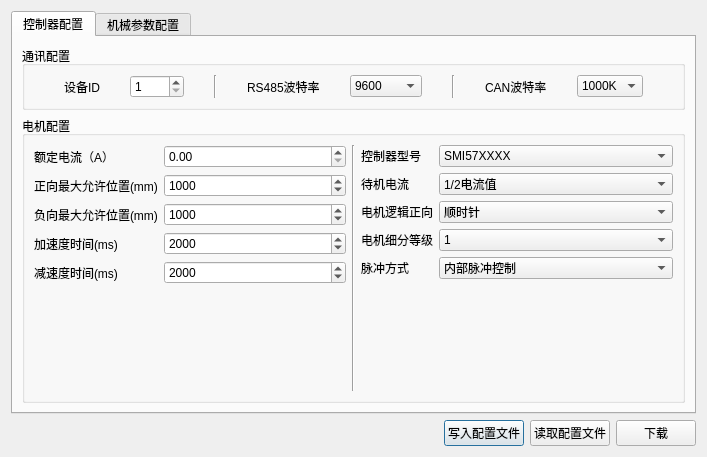
<?xml version="1.0" encoding="UTF-8"?>
<ui version="4.0">
 <class>ConfigDialog</class>
 <widget class="QDialog" name="ConfigDialog">
  <property name="geometry">
   <rect>
    <x>0</x>
    <y>0</y>
    <width>644</width>
    <height>457</height>
   </rect>
  </property>
  <property name="windowTitle">
   <string>Dialog</string>
  </property>
  <layout class="QVBoxLayout" name="verticalLayout">
   <item>
    <widget class="QTabWidget" name="tabWidget">
     <property name="currentIndex">
      <number>0</number>
     </property>
     <widget class="QWidget" name="tab">
      <attribute name="title">
       <string>控制器配置</string>
      </attribute>
      <layout class="QVBoxLayout" name="verticalLayout_3">
       <item>
        <layout class="QVBoxLayout" name="verticalLayout_2" stretch="0,1">
         <item>
          <widget class="QGroupBox" name="groupBox">
           <property name="title">
            <string>通讯配置</string>
           </property>
           <layout class="QHBoxLayout" name="horizontalLayout_5">
            <property name="spacing">
             <number>30</number>
            </property>
            <item>
             <layout class="QHBoxLayout" name="horizontalLayout_2">
              <property name="leftMargin">
               <number>30</number>
              </property>
              <item>
               <widget class="QLabel" name="label_9">
                <property name="text">
                 <string>设备ID</string>
                </property>
               </widget>
              </item>
              <item>
               <widget class="QSpinBox" name="deviceID">
                <property name="statusTip">
                 <string>分为1至32等级</string>
                </property>
                <property name="minimum">
                 <number>1</number>
                </property>
                <property name="maximum">
                 <number>1000</number>
                </property>
               </widget>
              </item>
             </layout>
            </item>
            <item>
             <widget class="Line" name="line_2">
              <property name="orientation">
               <enum>Qt::Vertical</enum>
              </property>
             </widget>
            </item>
            <item>
             <layout class="QHBoxLayout" name="horizontalLayout_3">
              <item>
               <widget class="QLabel" name="label_7">
                <property name="statusTip">
                 <string>1, 2, 4, 8, 16, 32, 64, 128, 256</string>
                </property>
                <property name="text">
                 <string>RS485波特率</string>
                </property>
               </widget>
              </item>
              <item>
               <widget class="QComboBox" name="rs485Baud">
                <property name="toolTip">
                 <string/>
                </property>
                <property name="statusTip">
                 <string>细分等级分别为1, 2, 4, 8, 16, 32, 64, 128, 256</string>
                </property>
                <property name="editable">
                 <bool>false</bool>
                </property>
                <property name="currentText">
                 <string>9600</string>
                </property>
                <property name="currentIndex">
                 <number>4</number>
                </property>
                <property name="maxVisibleItems">
                 <number>5</number>
                </property>
                <item>
                 <property name="text">
                  <string>115200</string>
                 </property>
                </item>
                <item>
                 <property name="text">
                  <string>57600</string>
                 </property>
                </item>
                <item>
                 <property name="text">
                  <string>38400</string>
                 </property>
                </item>
                <item>
                 <property name="text">
                  <string>19200</string>
                 </property>
                </item>
                <item>
                 <property name="text">
                  <string>9600</string>
                 </property>
                </item>
                <item>
                 <property name="text">
                  <string>4800</string>
                 </property>
                </item>
               </widget>
              </item>
             </layout>
            </item>
            <item>
             <widget class="Line" name="line_3">
              <property name="orientation">
               <enum>Qt::Vertical</enum>
              </property>
             </widget>
            </item>
            <item>
             <layout class="QHBoxLayout" name="horizontalLayout_4">
              <property name="rightMargin">
               <number>30</number>
              </property>
              <item>
               <widget class="QLabel" name="label_8">
                <property name="statusTip">
                 <string>1, 2, 4, 8, 16, 32, 64, 128, 256</string>
                </property>
                <property name="text">
                 <string>CAN波特率</string>
                </property>
               </widget>
              </item>
              <item>
               <widget class="QComboBox" name="canBaud">
                <property name="toolTip">
                 <string/>
                </property>
                <property name="statusTip">
                 <string>细分等级分别为1, 2, 4, 8, 16, 32, 64, 128, 256</string>
                </property>
                <property name="editable">
                 <bool>false</bool>
                </property>
                <property name="currentText">
                 <string>1000K</string>
                </property>
                <property name="maxVisibleItems">
                 <number>5</number>
                </property>
                <item>
                 <property name="text">
                  <string>1000K</string>
                 </property>
                </item>
                <item>
                 <property name="text">
                  <string>500K</string>
                 </property>
                </item>
                <item>
                 <property name="text">
                  <string>250K</string>
                 </property>
                </item>
                <item>
                 <property name="text">
                  <string>125K</string>
                 </property>
                </item>
                <item>
                 <property name="text">
                  <string>100K</string>
                 </property>
                </item>
                <item>
                 <property name="text">
                  <string>50K</string>
                 </property>
                </item>
               </widget>
              </item>
             </layout>
            </item>
           </layout>
          </widget>
         </item>
         <item>
          <widget class="QGroupBox" name="groupBoxServo">
           <property name="title">
            <string>电机配置</string>
           </property>
           <layout class="QHBoxLayout" name="horizontalLayout">
            <item>
             <layout class="QFormLayout" name="formLayout">
              <item row="0" column="0">
               <widget class="QLabel" name="label_5">
                <property name="text">
                 <string>额定电流（A）</string>
                </property>
               </widget>
              </item>
              <item row="0" column="1">
               <widget class="QDoubleSpinBox" name="elecGrade"/>
              </item>
              <item row="1" column="0">
               <widget class="QLabel" name="label_3">
                <property name="text">
                 <string>正向最大允许位置(mm)</string>
                </property>
               </widget>
              </item>
              <item row="1" column="1">
               <widget class="QSpinBox" name="maximumPositive">
                <property name="statusTip">
                 <string>分为1至32等级</string>
                </property>
                <property name="minimum">
                 <number>1</number>
                </property>
                <property name="maximum">
                 <number>1000000</number>
                </property>
                <property name="singleStep">
                 <number>100</number>
                </property>
                <property name="value">
                 <number>1000</number>
                </property>
               </widget>
              </item>
              <item row="2" column="0">
               <widget class="QLabel" name="label_16">
                <property name="text">
                 <string>负向最大允许位置(mm)</string>
                </property>
               </widget>
              </item>
              <item row="2" column="1">
               <widget class="QSpinBox" name="maximumNegative">
                <property name="minimum">
                 <number>-1000000</number>
                </property>
                <property name="maximum">
                 <number>1000000</number>
                </property>
                <property name="singleStep">
                 <number>100</number>
                </property>
                <property name="value">
                 <number>1000</number>
                </property>
               </widget>
              </item>
              <item row="3" column="0">
               <widget class="QLabel" name="label_18">
                <property name="text">
                 <string>加速度时间(ms)</string>
                </property>
               </widget>
              </item>
              <item row="3" column="1">
               <widget class="QSpinBox" name="servoAccTime">
                <property name="statusTip">
                 <string>1-99</string>
                </property>
                <property name="maximum">
                 <number>10000</number>
                </property>
                <property name="value">
                 <number>2000</number>
                </property>
               </widget>
              </item>
              <item row="4" column="0">
               <widget class="QLabel" name="label_19">
                <property name="text">
                 <string>减速度时间(ms)</string>
                </property>
               </widget>
              </item>
              <item row="4" column="1">
               <widget class="QSpinBox" name="servoDecTime">
                <property name="statusTip">
                 <string>1-99</string>
                </property>
                <property name="maximum">
                 <number>10000</number>
                </property>
                <property name="value">
                 <number>2000</number>
                </property>
               </widget>
              </item>
             </layout>
            </item>
            <item>
             <widget class="Line" name="line">
              <property name="orientation">
               <enum>Qt::Vertical</enum>
              </property>
             </widget>
            </item>
            <item>
             <layout class="QFormLayout" name="formLayout_2">
              <item row="0" column="0">
               <widget class="QLabel" name="label_11">
                <property name="text">
                 <string>控制器型号</string>
                </property>
               </widget>
              </item>
              <item row="0" column="1">
               <widget class="QComboBox" name="paneType">
                <item>
                 <property name="text">
                  <string>SMI57XXXX</string>
                 </property>
                </item>
                <item>
                 <property name="text">
                  <string>SMI42XXXX</string>
                 </property>
                </item>
               </widget>
              </item>
              <item row="1" column="0">
               <widget class="QLabel" name="label_2">
                <property name="text">
                 <string>待机电流</string>
                </property>
               </widget>
              </item>
              <item row="1" column="1">
               <widget class="QComboBox" name="elecContrl">
                <property name="toolTip">
                 <string/>
                </property>
                <property name="statusTip">
                 <string/>
                </property>
                <property name="editable">
                 <bool>false</bool>
                </property>
                <property name="currentText">
                 <string>1/2电流值</string>
                </property>
                <property name="maxVisibleItems">
                 <number>2</number>
                </property>
                <item>
                 <property name="text">
                  <string>1/2电流值</string>
                 </property>
                </item>
                <item>
                 <property name="text">
                  <string>1/4电流值</string>
                 </property>
                </item>
               </widget>
              </item>
              <item row="2" column="0">
               <widget class="QLabel" name="label_13">
                <property name="text">
                 <string>电机逻辑正向</string>
                </property>
               </widget>
              </item>
              <item row="2" column="1">
               <widget class="QComboBox" name="motorDirect">
                <property name="toolTip">
                 <string/>
                </property>
                <property name="statusTip">
                 <string/>
                </property>
                <property name="editable">
                 <bool>false</bool>
                </property>
                <property name="currentText">
                 <string>顺时针</string>
                </property>
                <property name="maxVisibleItems">
                 <number>2</number>
                </property>
                <item>
                 <property name="text">
                  <string>顺时针</string>
                 </property>
                </item>
                <item>
                 <property name="text">
                  <string>逆时针</string>
                 </property>
                </item>
               </widget>
              </item>
              <item row="3" column="0">
               <widget class="QLabel" name="label_4">
                <property name="statusTip">
                 <string>1, 2, 4, 8, 16, 32, 64, 128, 256</string>
                </property>
                <property name="text">
                 <string>电机细分等级</string>
                </property>
               </widget>
              </item>
              <item row="3" column="1">
               <widget class="QComboBox" name="motorLevel">
                <property name="toolTip">
                 <string/>
                </property>
                <property name="statusTip">
                 <string>细分等级分别为1, 2, 4, 8, 16, 32, 64, 128, 256</string>
                </property>
                <property name="editable">
                 <bool>false</bool>
                </property>
                <property name="currentText">
                 <string>1</string>
                </property>
                <property name="maxVisibleItems">
                 <number>5</number>
                </property>
                <item>
                 <property name="text">
                  <string>1</string>
                 </property>
                </item>
                <item>
                 <property name="text">
                  <string>2</string>
                 </property>
                </item>
                <item>
                 <property name="text">
                  <string>4</string>
                 </property>
                </item>
                <item>
                 <property name="text">
                  <string>8</string>
                 </property>
                </item>
                <item>
                 <property name="text">
                  <string>16</string>
                 </property>
                </item>
                <item>
                 <property name="text">
                  <string>32</string>
                 </property>
                </item>
                <item>
                 <property name="text">
                  <string>64</string>
                 </property>
                </item>
                <item>
                 <property name="text">
                  <string>128</string>
                 </property>
                </item>
                <item>
                 <property name="text">
                  <string>256</string>
                 </property>
                </item>
               </widget>
              </item>
              <item row="4" column="0">
               <widget class="QLabel" name="label_6">
                <property name="text">
                 <string>脉冲方式</string>
                </property>
               </widget>
              </item>
              <item row="4" column="1">
               <widget class="QComboBox" name="plusType">
                <item>
                 <property name="text">
                  <string>内部脉冲控制</string>
                 </property>
                </item>
                <item>
                 <property name="text">
                  <string>外部脉冲控制</string>
                 </property>
                </item>
               </widget>
              </item>
             </layout>
            </item>
           </layout>
          </widget>
         </item>
        </layout>
       </item>
      </layout>
     </widget>
     <widget class="QWidget" name="tab_2">
      <attribute name="title">
       <string>机械参数配置</string>
      </attribute>
      <widget class="QWidget" name="layoutWidget">
       <property name="geometry">
        <rect>
         <x>210</x>
         <y>160</y>
         <width>291</width>
         <height>22</height>
        </rect>
       </property>
       <layout class="QHBoxLayout" name="horizontalLayout_13" stretch="0,1">
        <item>
         <widget class="QLabel" name="label_10">
          <property name="text">
           <string>电机圆周长(mm)</string>
          </property>
         </widget>
        </item>
        <item>
         <widget class="QSpinBox" name="circleLen">
          <property name="maximum">
           <number>1000</number>
          </property>
          <property name="value">
           <number>200</number>
          </property>
         </widget>
        </item>
       </layout>
      </widget>
     </widget>
    </widget>
   </item>
   <item>
    <layout class="QHBoxLayout" name="horizontalLayout_16">
     <item>
      <spacer name="horizontalSpacer">
       <property name="orientation">
        <enum>Qt::Horizontal</enum>
       </property>
       <property name="sizeHint" stdset="0">
        <size>
         <width>40</width>
         <height>20</height>
        </size>
       </property>
      </spacer>
     </item>
     <item>
      <widget class="QPushButton" name="saveConfigBtn">
       <property name="text">
        <string>写入配置文件</string>
       </property>
      </widget>
     </item>
     <item>
      <widget class="QPushButton" name="readConfigBtn">
       <property name="text">
        <string>读取配置文件</string>
       </property>
      </widget>
     </item>
     <item>
      <widget class="QPushButton" name="writeSerialBtn">
       <property name="text">
        <string>下载</string>
       </property>
      </widget>
     </item>
    </layout>
   </item>
  </layout>
 </widget>
 <resources/>
 <connections/>
</ui>
